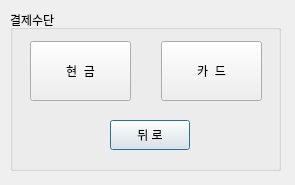
<?xml version="1.0" encoding="UTF-8"?>
<ui version="4.0">
 <class>Select_Payment</class>
 <widget class="QDialog" name="Select_Payment">
  <property name="geometry">
   <rect>
    <x>0</x>
    <y>0</y>
    <width>295</width>
    <height>185</height>
   </rect>
  </property>
  <property name="windowTitle">
   <string>Dialog</string>
  </property>
  <widget class="QGroupBox" name="groupBox">
   <property name="geometry">
    <rect>
     <x>10</x>
     <y>10</y>
     <width>271</width>
     <height>161</height>
    </rect>
   </property>
   <property name="styleSheet">
    <string notr="true">font: 11pt &quot;HY견고딕&quot;;</string>
   </property>
   <property name="title">
    <string>결제수단</string>
   </property>
   <widget class="QPushButton" name="exit_Btn">
    <property name="geometry">
     <rect>
      <x>100</x>
      <y>110</y>
      <width>80</width>
      <height>30</height>
     </rect>
    </property>
    <property name="minimumSize">
     <size>
      <width>60</width>
      <height>30</height>
     </size>
    </property>
    <property name="text">
     <string>뒤 로</string>
    </property>
   </widget>
   <widget class="QWidget" name="layoutWidget">
    <property name="geometry">
     <rect>
      <x>20</x>
      <y>30</y>
      <width>232</width>
      <height>62</height>
     </rect>
    </property>
    <layout class="QHBoxLayout" name="horizontalLayout">
     <property name="spacing">
      <number>30</number>
     </property>
     <item>
      <widget class="QPushButton" name="cash_Btn">
       <property name="minimumSize">
        <size>
         <width>100</width>
         <height>60</height>
        </size>
       </property>
       <property name="styleSheet">
        <string notr="true">font: 14pt &quot;HY견고딕&quot;;</string>
       </property>
       <property name="text">
        <string>현  금</string>
       </property>
      </widget>
     </item>
     <item>
      <widget class="QPushButton" name="credit_Btn">
       <property name="minimumSize">
        <size>
         <width>100</width>
         <height>60</height>
        </size>
       </property>
       <property name="styleSheet">
        <string notr="true">font: 14pt &quot;HY견고딕&quot;;</string>
       </property>
       <property name="text">
        <string>카  드</string>
       </property>
      </widget>
     </item>
    </layout>
   </widget>
  </widget>
 </widget>
 <resources/>
 <connections/>
</ui>
